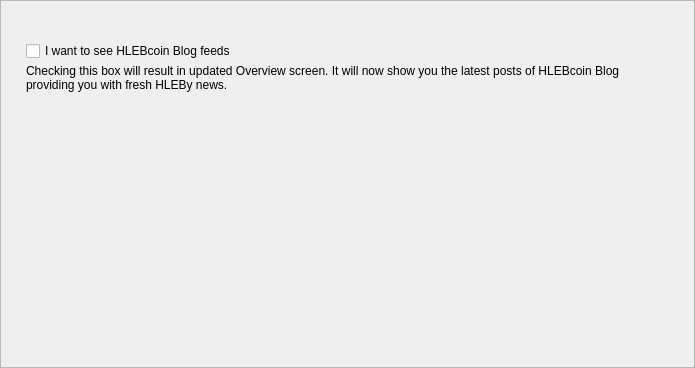
<?xml version="1.0" encoding="UTF-8"?>
<ui version="4.0">
 <class>PrivacyFrame</class>
 <widget class="QFrame" name="PrivacyFrame">
  <property name="geometry">
   <rect>
    <x>0</x>
    <y>0</y>
    <width>695</width>
    <height>368</height>
   </rect>
  </property>
  <property name="windowTitle">
   <string>Frame</string>
  </property>
  <property name="frameShape">
   <enum>QFrame::StyledPanel</enum>
  </property>
  <property name="frameShadow">
   <enum>QFrame::Raised</enum>
  </property>
  <layout class="QVBoxLayout" name="verticalLayout_3">
   <property name="spacing">
    <number>0</number>
   </property>
   <property name="leftMargin">
    <number>25</number>
   </property>
   <property name="topMargin">
    <number>40</number>
   </property>
   <property name="rightMargin">
    <number>49</number>
   </property>
   <item>
    <widget class="QWidget" name="widget_2" native="true">
     <property name="sizePolicy">
      <sizepolicy hsizetype="Preferred" vsizetype="Fixed">
       <horstretch>0</horstretch>
       <verstretch>0</verstretch>
      </sizepolicy>
     </property>
     <property name="minimumSize">
      <size>
       <width>0</width>
       <height>70</height>
      </size>
     </property>
     <property name="maximumSize">
      <size>
       <width>16777215</width>
       <height>70</height>
      </size>
     </property>
     <layout class="QVBoxLayout" name="verticalLayout_2" stretch="0,1">
      <property name="spacing">
       <number>3</number>
      </property>
      <property name="leftMargin">
       <number>0</number>
      </property>
      <property name="topMargin">
       <number>0</number>
      </property>
      <property name="rightMargin">
       <number>0</number>
      </property>
      <property name="bottomMargin">
       <number>0</number>
      </property>
      <item>
       <widget class="QCheckBox" name="m_newsCheck">
        <property name="text">
         <string>I want to see HLEBcoin Blog feeds</string>
        </property>
       </widget>
      </item>
      <item alignment="Qt::AlignTop">
       <widget class="WalletGui::WalletSmallGrayTextLabel" name="m_embeddedHelperLabel">
        <property name="text">
         <string>Checking this box will result in updated Overview screen. It will now show you the latest posts of HLEBcoin Blog providing you with fresh HLEBy news.</string>
        </property>
        <property name="alignment">
         <set>Qt::AlignLeading|Qt::AlignLeft|Qt::AlignTop</set>
        </property>
        <property name="wordWrap">
         <bool>true</bool>
        </property>
        <property name="indent">
         <number>0</number>
        </property>
       </widget>
      </item>
     </layout>
    </widget>
   </item>
   <item>
    <spacer name="verticalSpacer">
     <property name="orientation">
      <enum>Qt::Vertical</enum>
     </property>
     <property name="sizeHint" stdset="0">
      <size>
       <width>20</width>
       <height>171</height>
      </size>
     </property>
    </spacer>
   </item>
  </layout>
 </widget>
 <customwidgets>
  <customwidget>
   <class>WalletGui::WalletSmallGrayTextLabel</class>
   <extends>QLabel</extends>
   <header>Gui/Common/WalletTextLabel.h</header>
  </customwidget>
 </customwidgets>
 <resources/>
 <connections/>
</ui>
